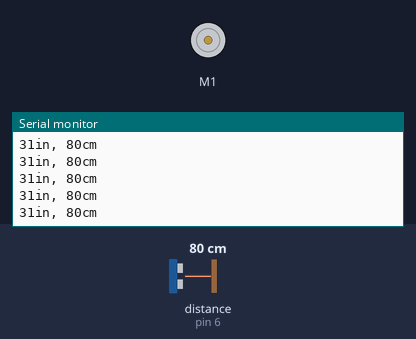
Bench run of a sketch on a simulated Arduino Uno, built with avr-gcc and run on an emulated ATmega328P. Shown: DC motor (green arrow = forward, orange = backward, longer = faster), the last lines printed to the serial monitor. Wiring (inferred from the names in the program): ultrasonic range finder: trigger pin 7; echo pin 6. The inputs (shaded band) are chosen by the test bench; at power-on: distance to the obstacle (sensor on pin 6) 80 cm. The echo pulse lasts 58.3 µs per cm.

Above: at 1.2 s.
1.3 s: distance to the obstacle (sensor on pin 6) set to 120 cm
At 1.49 s:
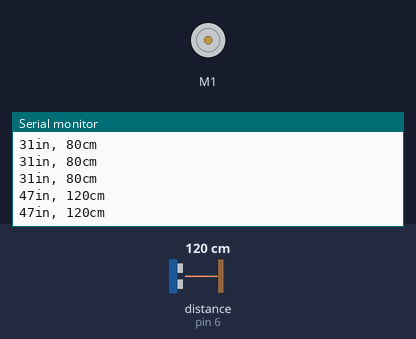
4.3 s: distance to the obstacle (sensor on pin 6) set to 250 cm
At 4.41 s:
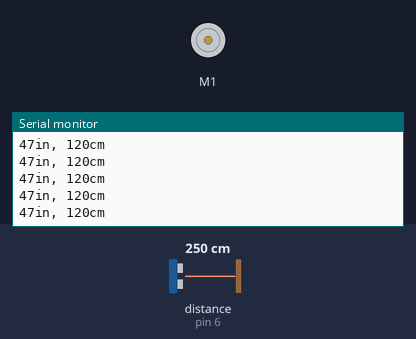
Timing chart, 0 to 7.3 s (numbered marks = the images above; inputs shaded):
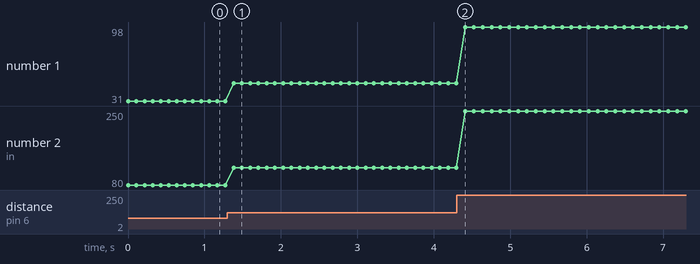

The sketch:

motor_sensor.ino
```cpp
#include<AFMotor.h>
AF_DCMotor motor1(1);

const int pingPin = 7; // Trigger Pin of Ultrasonic Sensor
const int echoPin = 6; // Echo Pin of Ultrasonic Sensor

void setup() {
   Serial.begin(9600); // Starting Serial Terminal
}

void loop() {
   long duration, inches, cm;
   pinMode(pingPin, OUTPUT);
   digitalWrite(pingPin, LOW);
   delayMicroseconds(2);
   digitalWrite(pingPin, HIGH);
   delayMicroseconds(10);
   digitalWrite(pingPin, LOW);
   pinMode(echoPin, INPUT);
   duration = pulseIn(echoPin, HIGH);
   inches = microsecondsToInches(duration);
   cm = microsecondsToCentimeters(duration);
   Serial.print(inches);
   Serial.print("in, ");
   Serial.print(cm);
   Serial.print("cm");
   if (inches>10)
   motor1.run(BACKWARD);
   else
   motor1.run(FORWARD);
   Serial.println();
   delay(100);
}

long microsecondsToInches(long microseconds) {
   return microseconds / 74 / 2;
}

long microsecondsToCentimeters(long microseconds) {
   return microseconds / 29 / 2;
}
```

Measured:
- after the input at 1.3 s, the serial monitor: prints a new line after 0.08 s (image 1)
- plotted number 1: 31 → 47 after the input at 1.3 s, 47 → 98 after the input at 4.3 s
- plotted number 2: 80 → 120 after the input at 1.3 s, 120 → 250 after the input at 4.3 s
